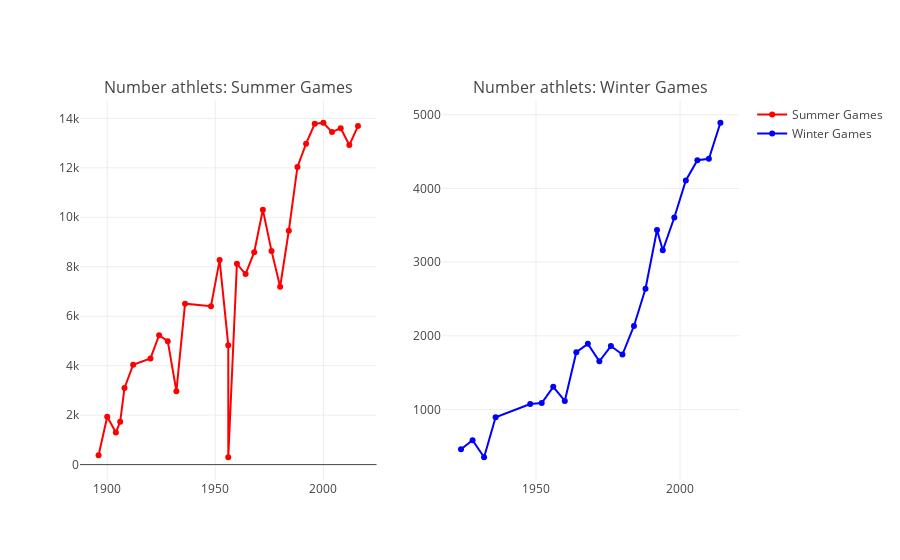

Notebook code for this chart:
### Markdown cell above
## <a id="1011">append_trace</a>  

Let's show how we can create subplots with Plotly. We will display the previous plot side-by-side, on two colums.

### Code cell
traceS = go.Scatter(
    x = dfS['Year'],y = dfS['Athlets'],
    name="Summer Games",
    marker=dict(color="Red"),
    mode = "markers+lines",
    text=dfS['City'],
)
traceW = go.Scatter(
    x = dfW['Year'],y = dfW['Athlets'],
    name="Winter Games",
    marker=dict(color="Blue"),
    mode = "markers+lines",
    text=dfW['City']
)

data = [traceS, traceW]

fig = tools.make_subplots(rows=1, cols=2, subplot_titles=('Number athlets: Summer Games', 'Number athlets: Winter Games'))
fig.append_trace(traceS, 1, 1)
fig.append_trace(traceW, 1, 2)

iplot(fig, filename='events-athlets2')

### Figure 1 — Plotly figure (JSON) as saved in the notebook; plotly's stock layout.template omitted (floating-point values rounded to 4 significant figures)
{"data": [{"marker": {"color": "Red"}, "mode": "markers+lines", "name": "Summer Games", "text": ["Athina", "Paris", "St. Louis", "Athina", "London", "Stockholm", "Antwerpen", "Paris", "Amsterdam", "Los Angeles", "Berlin", "London", "Helsinki", "Melbourne", "Stockholm", "Roma", "Tokyo", "Mexico City", "Munich", "Montreal", "Moskva", "Los Angeles", "Seoul", "Barcelona", "Atlanta", "Sydney", "Athina", "Beijing", "London", "Rio de Janeiro"], "type": "scatter", "x": [1896, 1900, 1904, 1906, 1908, 1912, 1920, 1924, 1928, 1932, 1936, 1948, 1952, 1956, 1956, 1960, 1964, 1968, 1972, 1976, 1980, 1984, 1988, 1992, 1996, 2000, 2004, 2008, 2012, 2016], "xaxis": "x1", "y": [380, 1936, 1301, 1733, 3101, 4040, 4292, 5233, 4992, 2969, 6506, 6405, 8270, 4829, 298, 8119, 7702, 8588, 10304, 8641, 7191, 9454, 12037, 12977, 13780, 13821, 13443, 13602, 12920, 13688], "yaxis": "y1"}, {"marker": {"color": "Blue"}, "mode": "markers+lines", "name": "Winter Games", "text": ["Chamonix", "Sankt Moritz", "Lake Placid", "Garmisch-Partenkirchen", "Sankt Moritz", "Oslo", "Cortina d'Ampezzo", "Squaw Valley", "Innsbruck", "Grenoble", "Sapporo", "Innsbruck", "Lake Placid", "Sarajevo", "Calgary", "Albertville", "Lillehammer", "Nagano", "Salt Lake City", "Torino", "Vancouver", "Sochi"], "type": "scatter", "x": [1924, 1928, 1932, 1936, 1948, 1952, 1956, 1960, 1964, 1968, 1972, 1976, 1980, 1984, 1988, 1992, 1994, 1998, 2002, 2006, 2010, 2014], "xaxis": "x2", "y": [460, 582, 352, 895, 1075, 1088, 1307, 1116, 1778, 1891, 1655, 1861, 1746, 2134, 2639, 3436, 3160, 3605, 4109, 4382, 4402, 4891], "yaxis": "y2"}], "layout": {"annotations": [{"font": {"size": 16}, "showarrow": false, "text": "Number athlets: Summer Games", "x": 0.225, "xanchor": "center", "xref": "paper", "y": 1, "yanchor": "bottom", "yref": "paper"}, {"font": {"size": 16}, "showarrow": false, "text": "Number athlets: Winter Games", "x": 0.775, "xanchor": "center", "xref": "paper", "y": 1, "yanchor": "bottom", "yref": "paper"}], "xaxis1": {"anchor": "y1", "domain": [0, 0.45]}, "xaxis2": {"anchor": "y2", "domain": [0.55, 1]}, "yaxis1": {"anchor": "x1", "domain": [0, 1]}, "yaxis2": {"anchor": "x2", "domain": [0, 1]}}}
